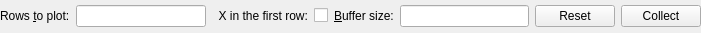
<?xml version="1.0" encoding="UTF-8"?>
<ui version="4.0">
 <class>OneDToolForm</class>
 <widget class="QWidget" name="OneDToolForm">
  <property name="geometry">
   <rect>
    <x>0</x>
    <y>0</y>
    <width>701</width>
    <height>33</height>
   </rect>
  </property>
  <property name="windowTitle">
   <string>Form</string>
  </property>
  <layout class="QGridLayout" name="gridLayout">
   <property name="leftMargin">
    <number>0</number>
   </property>
   <property name="topMargin">
    <number>0</number>
   </property>
   <property name="rightMargin">
    <number>0</number>
   </property>
   <property name="bottomMargin">
    <number>0</number>
   </property>
   <property name="horizontalSpacing">
    <number>6</number>
   </property>
   <item row="0" column="0">
    <layout class="QHBoxLayout" name="horizontalLayout">
     <item>
      <widget class="QLabel" name="rowsLabel">
       <property name="toolTip">
        <string>&lt;html&gt;&lt;head/&gt;&lt;body&gt;&lt;p&gt;rows to plot, e.g. 1,3,6:9&lt;/p&gt;&lt;p&gt;ALL to plot all rows &lt;/p&gt;&lt;/body&gt;&lt;/html&gt;</string>
       </property>
       <property name="text">
        <string>Rows &amp;to plot:</string>
       </property>
       <property name="buddy">
        <cstring>rowsLineEdit</cstring>
       </property>
      </widget>
     </item>
     <item>
      <widget class="QLineEdit" name="rowsLineEdit">
       <property name="toolTip">
        <string>&lt;html&gt;&lt;head/&gt;&lt;body&gt;&lt;p&gt;rows to plot, e.g. 1,3,6:9&lt;/p&gt;&lt;p&gt;ALL to plot all rows &lt;/p&gt;&lt;/body&gt;&lt;/html&gt;</string>
       </property>
      </widget>
     </item>
     <item>
      <widget class="QLabel" name="xLabel">
       <property name="toolTip">
        <string>&lt;html&gt;&lt;head/&gt;&lt;body&gt;&lt;p&gt;X coordinates taken from the first row&lt;/p&gt;&lt;/body&gt;&lt;/html&gt;</string>
       </property>
       <property name="text">
        <string>  X in the first row:</string>
       </property>
       <property name="buddy">
        <cstring>xCheckBox</cstring>
       </property>
      </widget>
     </item>
     <item>
      <widget class="QCheckBox" name="xCheckBox">
       <property name="toolTip">
        <string>&lt;html&gt;&lt;head/&gt;&lt;body&gt;&lt;p&gt;X coordinates taken from the first row&lt;/p&gt;&lt;/body&gt;&lt;/html&gt;</string>
       </property>
       <property name="text">
        <string/>
       </property>
      </widget>
     </item>
     <item>
      <widget class="QLabel" name="sizeLabel">
       <property name="toolTip">
        <string>&lt;html&gt;&lt;head/&gt;&lt;body&gt;&lt;p&gt;Maximal number of rows to accumulates&lt;/p&gt;&lt;/body&gt;&lt;/html&gt;</string>
       </property>
       <property name="text">
        <string>&amp;Buffer size:</string>
       </property>
       <property name="buddy">
        <cstring>sizeLineEdit</cstring>
       </property>
      </widget>
     </item>
     <item>
      <widget class="QLineEdit" name="sizeLineEdit">
       <property name="toolTip">
        <string>&lt;html&gt;&lt;head/&gt;&lt;body&gt;&lt;p&gt;Maximal number of rows to accumulates&lt;/p&gt;&lt;/body&gt;&lt;/html&gt;</string>
       </property>
      </widget>
     </item>
     <item>
      <widget class="QPushButton" name="resetPushButton">
       <property name="toolTip">
        <string>&lt;html&gt;&lt;head/&gt;&lt;body&gt;&lt;p&gt;Reset buffer&lt;/p&gt;&lt;/body&gt;&lt;/html&gt;</string>
       </property>
       <property name="text">
        <string>Reset</string>
       </property>
      </widget>
     </item>
     <item>
      <widget class="QPushButton" name="accuPushButton">
       <property name="toolTip">
        <string>&lt;html&gt;&lt;head/&gt;&lt;body&gt;&lt;p&gt;Start/Stop accumulation&lt;/p&gt;&lt;/body&gt;&lt;/html&gt;</string>
       </property>
       <property name="text">
        <string>Collect</string>
       </property>
      </widget>
     </item>
    </layout>
   </item>
  </layout>
 </widget>
 <tabstops>
  <tabstop>rowsLineEdit</tabstop>
  <tabstop>xCheckBox</tabstop>
  <tabstop>sizeLineEdit</tabstop>
  <tabstop>resetPushButton</tabstop>
  <tabstop>accuPushButton</tabstop>
 </tabstops>
 <resources/>
 <connections/>
</ui>
